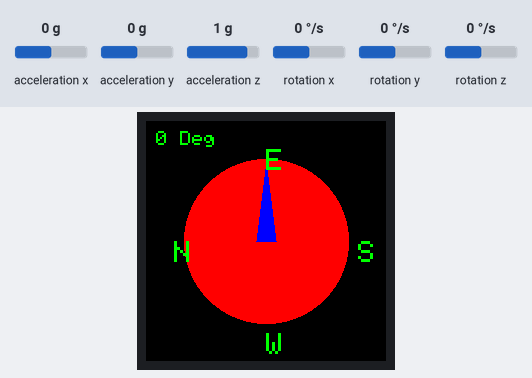
Bench run of a sketch on a simulated Arduino Uno, built with avr-gcc and run on an emulated ATmega328P. Shown: 240×240 colour display. The inputs (shaded band) are chosen by the test bench; at power-on: acceleration x 0 g, acceleration y 0 g, acceleration z 1 g, rotation x 0 °/s, rotation y 0 °/s, rotation z 0 °/s.

Above: at 0.2 s.
1.3 s: acceleration x set to -1.4 g
At 2.9 s:
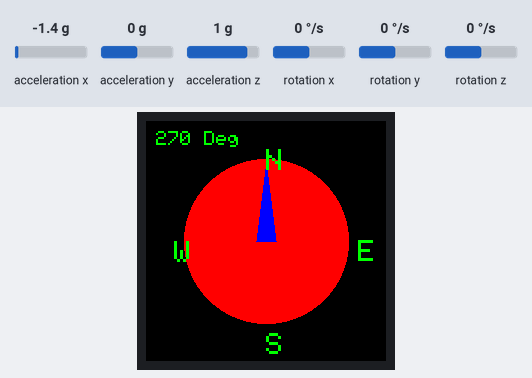
5.4 s: acceleration y set to -1.4 g
At 6.1 s:
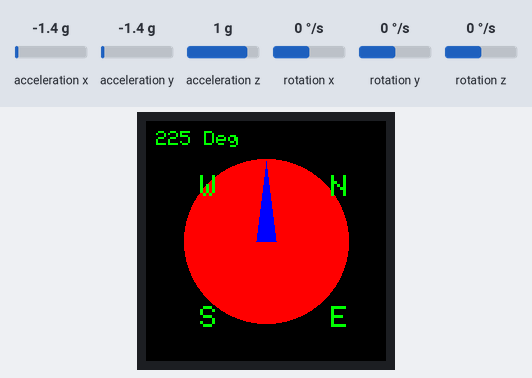
8.2 s: acceleration x set to -0.8 g
At 9.3 s:
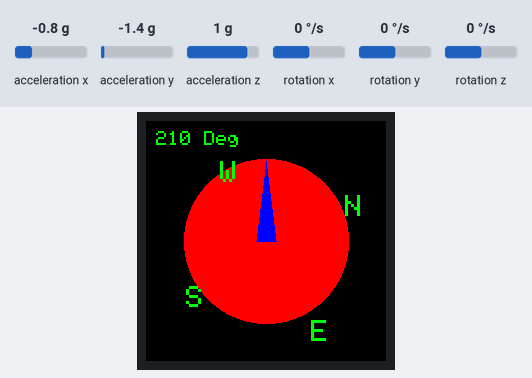
11.5 s: acceleration y set to 0.8 g
At 13.2 s:
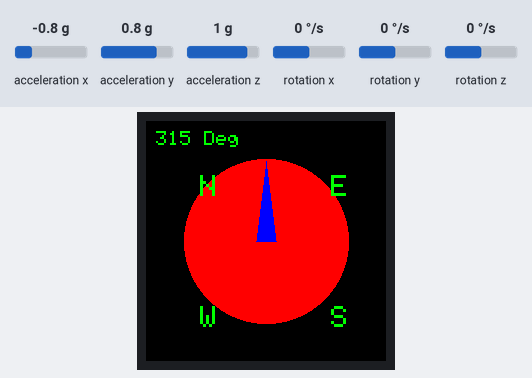
Timing chart, 0 to 14.7 s (numbered marks = the images above; inputs shaded):
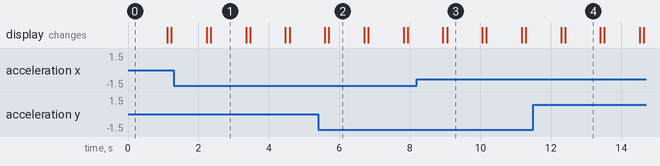

Measured:
- after the input at 1.3 s, the display: first differs from a run without the input after 1.1 s (image 1)
- after the input at 5.4 s, the display: first differs from a run without the input after 0.30 s (image 2)
- after the input at 8.2 s, the display: first differs from a run without the input after 0.85 s (image 3)
- after the input at 11.5 s, the display: first differs from a run without the input after 0.91 s (image 4)
- what the display in image 1 shows lasts 1.0 s, from 2.4 s to 3.4 s

The sketch:

arduino_compass.ino
```cpp
#include <Wire.h>
#include <Adafruit_GFX.h>
#include <Arduino_ST7789_Fast.h>
#include <MPU6050.h>

#define TFT_DC    7
#define TFT_RST   8
#define SCR_WD    240
#define SCR_HT    240

Arduino_ST7789 lcd = Arduino_ST7789(TFT_DC, TFT_RST);

MPU6050 mpu;
const int centreX = 120;
const int centreY = 120;
const int radius = 82;
int xn, yn, xe, ye, xs, ys, xw, yw;

int offsetRadius = 10;
int offsetCentreX = 0;
int offsetCentreY = 0;


void setup() {
  Wire.begin();
  mpu.initialize();

  lcd.init(SCR_WD, SCR_HT);
  lcd.fillScreen(BLACK);

}

void loop() {
  int16_t ax, ay, az;
  int16_t gx, gy, gz;
  int offsetRadius = 10;
int offsetCentreX = 0;
int offsetCentreY = 0;
  mpu.getMotion6(&ax, &ay, &az, &gx, &gy, &gz);

  float angle = atan2(ax, ay) * (180.0 / PI);
  if (angle < 0) angle += 360.0;
  xn = ((radius + offsetRadius) * -cos((angle - 0) * M_PI / 180)) + centreX + offsetCentreX;
  yn = ((radius + offsetRadius) * sin((angle - 0) * M_PI / 180)) + centreY + offsetCentreY;

  xe = ((radius + offsetRadius) * -cos((angle - 90) * M_PI / 180)) + centreX + offsetCentreX;
  ye = ((radius + offsetRadius) * sin((angle - 90) * M_PI / 180)) + centreY + offsetCentreY;

  xs = ((radius + offsetRadius) * -cos((angle - 180) * M_PI / 180)) + centreX + offsetCentreX;
  ys = ((radius + offsetRadius) * sin((angle - 180) * M_PI / 180)) + centreY + offsetCentreY;

  xw = ((radius + offsetRadius) * -cos((angle - 270) * M_PI / 180)) + centreX + offsetCentreX;
  yw = ((radius + offsetRadius) * sin((angle - 270) * M_PI / 180)) + centreY + offsetCentreY;

  lcd.fillCircle(centreX, centreY, radius, RED);
   lcd.setTextColor(GREEN);
  lcd.setTextSize(2);
  lcd.setCursor(10, 10);
  lcd.print(angle, 0);
  lcd.println(" Deg");
lcd.fillTriangle(110, 120, 120, 40, 130,120,BLUE);
lcd.drawLine(120, 120, 120, 40,BLUE);

   lcd.setTextSize(3);
  lcd.setCursor(xn, yn );
  lcd.print("N");
  lcd.setCursor(xe, ye );
  lcd.print("E");
  lcd.setCursor(xs, ys );
  lcd.print("S");
  lcd.setCursor(xw, yw );
  lcd.print("W");


  delay(1000);
  lcd.fillScreen(BLACK);
}
```
